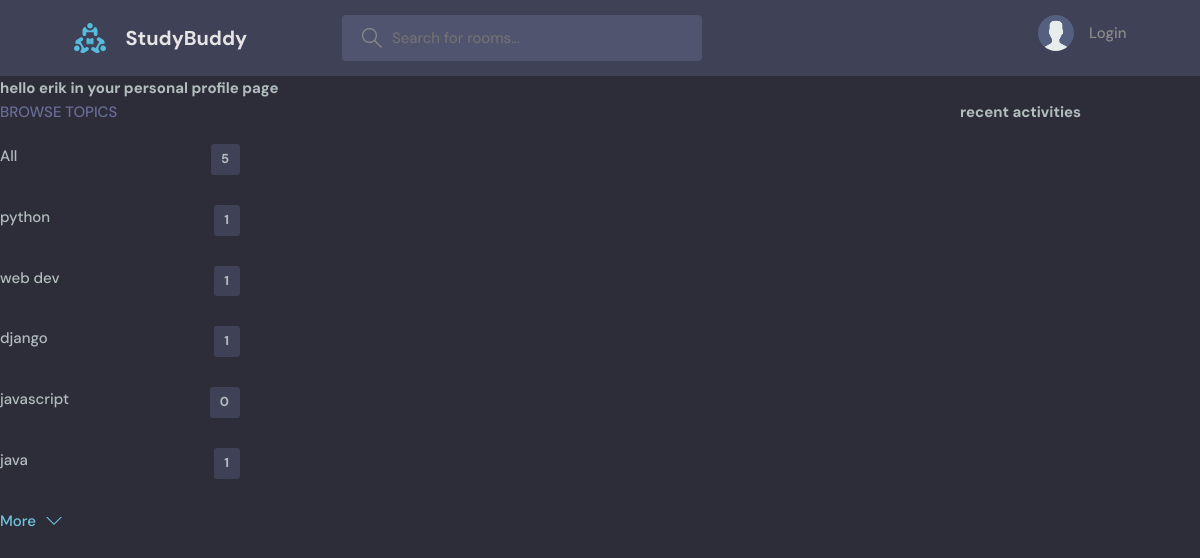
/userProfile/4/, run on an earlier commit of the app's database.
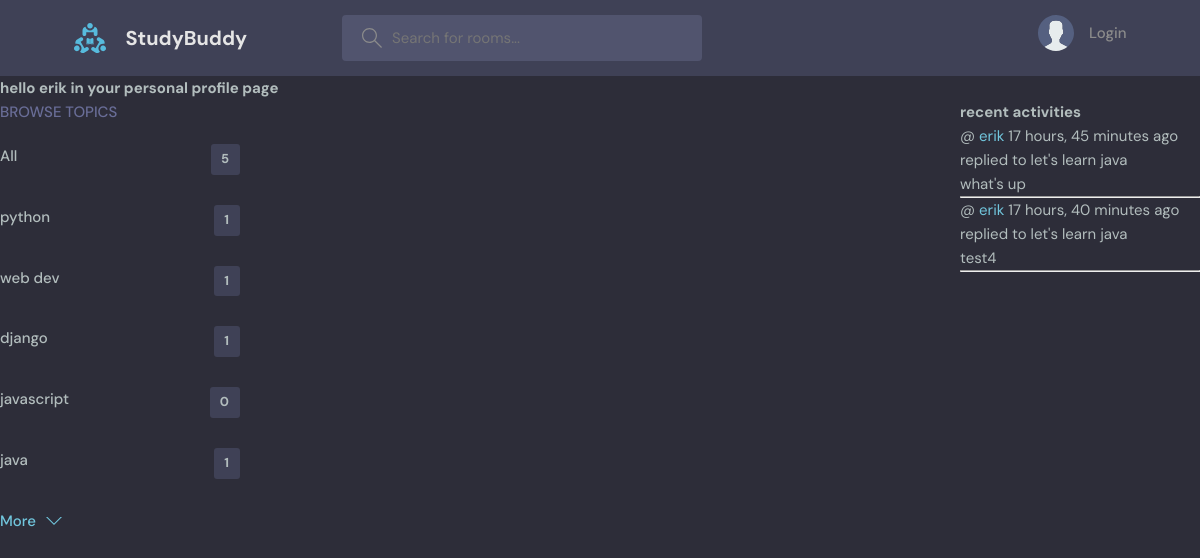
And on a later commit of the database.
### base/models.py (models this page shows, shortened)
class Topic(models.Model):
    name=models.CharField(max_length=200)

class Message(models.Model):
    room=models.ForeignKey(Room,on_delete=models.CASCADE)
    body=models.TextField()
    user=models.ForeignKey(User,on_delete=models.CASCADE)
    updated=models.DateTimeField(auto_now=True)
    created=models.DateTimeField(auto_now_add=True)
    def __str__(self):
        return self.body[0:50]

class Room(models.Model):
    host=models.ForeignKey(User,on_delete=models.SET_NULL,null=True)
    name=models.CharField(max_length=200)
    topic=models.ForeignKey(Topic,on_delete=models.SET_NULL,null=True)
    participants=models.ManyToManyField(User,related_name='participants',blank=True)
    description=models.TextField(null=True,blank=True)
    updated=models.DateTimeField(auto_now=True)
    created=models.DateTimeField(auto_now_add=True)
    def __str__(self):
        return self.name
    class Meta:
        ordering=['-updated','-created']

### base/views.py (the view)
# urls.py: path('userProfile/<str:pk>/',views.userProfile,name='userprofile')
def userProfile(request,pk):
    user=User.objects.get(id=pk)
    rooms=user.room_set.all()
    room_messages=user.message_set.all()
    topics=Topic.objects.all()
    context={'user':user,'rooms':rooms,'room_messages':room_messages,'topics':topics}
    return render(request,'base/profile.html',context)

### base/templates/base/profile.html (shortened to what this page needs)
{% extends "main.html" %}
{% block content  %}
<h1>hello {{user.username}} in your personal profile page</h1>
<div class="profile-container">
    <div>
        {% include "base/topics_component.html" %}
    </div>
    <div>
    </div>
    <div>
        {%include 'base/activity_component.html'%}
    </div>
</div>
{% endblock content  %}

### templates/main.html (shortened to what this page needs)
<!DOCTYPE html>
<html lang="en">
    {%load static%}
  <head>
    <link rel="stylesheet" href="{% static 'styles/style.css'%}" />
  </head>
  <body>
{% include "navbar.html" %}
{% block content %}
    {% endblock content %}
  </body>
</html>

### templates/navbar.html (shortened to what this page needs)
{% load static %}
<header class="header header--loggedIn">
      <div class="container">
        <a href="{%url 'home'%}" class="header__logo">
          <img src="{%static 'images/logo.svg'%}" />
          <h1>StudyBuddy</h1>
        </a>
        <form class="header__search" method="GET" action="{% url 'home'%}">
          <label>
            <input placeholder="Search for rooms..." name="q" />
          </label>
        </form>
        <nav class="header__menu">
    {% if request.user.is_authenticated %}
          <div class="header__user">
            <a href="profile.html">
              <div class="avatar avatar--medium active">
                <img src="https://randomuser.me/api/portraits/men/37.jpg" />
              </div>
              <p>{{request.user.username}} <span>{{request.user.username}}</span></p>
            </a>
            <button class="dropdown-button">
              <svg version="1.1" xmlns="http://www.w3.org/2000/svg" width="32" height="32" viewBox="0 0 32 32">
                <title>chevron-down</title>
                <path d="M16 21l-13-13h-3l16 16 16-16h-3l-13 13z"></path>
              </svg>
            </button>
          </div>
          {% else %}
          <a href="{%url 'login'%}">
           <img src="{%static 'images/avatar.svg'%}" alt="image">
           <p>Login</p></a>
          {% endif %}
        </nav>
    </div>
</header>

### base/templates/base/topics_component.html
<div class="topics">
          <div class="topics__header">
            <h2>Browse Topics</h2>
          </div>
          <ul class="topics__list">
            <li><a href="{% url 'home' %}">All <span>{{topics.count}}</span></a> </li>
        {% for topic in topics%}
        <li>
            <a href="{% url 'home' %}?q={{topic.name}}">{{topic.name}} <span>{{topic.room_set.all.count}}</span></a>
        </li>
        {% endfor%}
          </ul>
          <a class="btn btn--link" href="topics.html">
            More
            <svg version="1.1" xmlns="http://www.w3.org/2000/svg" width="32" height="32" viewBox="0 0 32 32">
              <title>chevron-down</title>
              <path d="M16 21l-13-13h-3l16 16 16-16h-3l-13 13z"></path>
            </svg>
          </a>
        </div>

### base/templates/base/activity_component.html
<h3>recent activities</h3>
        <div>
            <div>
            {%for message in room_messages%}
        <div>
            <small>@ <a href="{%url 'userprofile' message.user.id %}">{{message.user}}</a>  {{message.created|timesince}} ago
              {% if request.user == message.user  %}<a href="{% url 'deleteMessage' message.id %}">delete my message</a> {% endif %}   </small>
            <small>replied to {{message.room}}</small>
            <p>{{message}}</p>
        </div>
        <hr>
        {% endfor %}
        </div>
        </div>

### static/styles/style.css (style rules this page uses)
:root { --color-main: #71c6dd; --color-main-light: #e1f6fb; --color-dark: #3f4156; --color-dark-medium: #51546e; --color-dark-light: #696d97; --color-light: #e5e5e5; --color-gray: #8b8b8b; --color-light-gray: #b2bdbd; --color-bg: #2d2d39; --color-success: #5dd693; --color-error: #fc4b0b; }
* { font-family: "DM Sans", -apple-system, BlinkMacSystemFont, "Segoe UI", Roboto, Oxygen, Ubuntu, Cantarell, "Open Sans", "Helvetica Neue", sans-serif; margin: 0; padding: 0; box-sizing: border-box; text-rendering: optimizeLegibility; font-size: inherit; }
html { font-size: 56.25%; }
@media only screen and (min-width: 1200px) { html { font-size: 62.5%; } }
body { line-height: 1.6; font-weight: 400; font-size: 1.5rem; color: var(--color-light-gray); background-color: var(--color-bg); min-height: 100vh; }
img { width: 100%; }
a { display: inline-block; color: var(--color-main); text-decoration: none; }
.container { max-width: 120rem; width: 90%; margin: auto; }
.btn { background-color: transparent; border: none; display: inline-flex; align-items: center; gap: 1rem; cursor: pointer; transition: all ease-in-out 0.3s; padding: 1rem 2rem; border-radius: 5px; box-shadow: 1px 1px 3px 1px rgba(0, 0, 0, 0.15); font-weight: 500; }
.btn--link { border-radius: 0; padding: 0; color: var(--color-main); box-shadow: none; }
.btn > svg { fill: currentColor; width: 1.6rem; height: 1.6rem; }
.header { padding: 1.5rem; background-color: var(--color-dark); }
.header > .container { display: flex; gap: 9.5rem; }
.header__logo, .header__user { display: flex; gap: 2rem; align-items: center; }
.header__logo > img { height: 3.2rem; width: 3.2rem; }
.header__logo > h1 { font-weight: 700; font-size: 2rem; color: var(--color-light); }
.header__search > label { background-color: var(--color-dark-medium); padding: 1.3rem 1rem; display: flex; align-items: center; gap: 1rem; border-radius: 4px; }
.header__search svg { fill: var(--color-gray); width: 2rem; height: 2rem; margin-left: 1rem; }
.header__search input { width: 30rem; background: transparent; border: none; outline: none; color: var(--color-light); }
.header__menu { margin-left: auto; position: relative; }
.header__menu a { display: flex; gap: 1.5rem; align-items: center; font-weight: 500; text-decoration: none; color: var(--color-gray); }
.header__menu img { height: 3.6rem; }
.header__menu p { line-height: 1.2; }
.topics__header { margin-bottom: 2rem; }
.topics__header h2 { text-transform: uppercase; font-weight: 500; color: var(--color-dark-light); }
.topics__list { list-style: none; }
.topics__list li a { display: flex; justify-content: space-between; margin-bottom: 3rem; font-weight: 500; color: var(--color-light-gray); transition: all 0.3s ease-in-out; }
.topics__list li a span { padding: 0.5rem 1rem; background-color: var(--color-dark); border-radius: 3px; font-size: 1.3rem; font-weight: 700; letter-spacing: 1px; }

### base/templates/base/profile.html (style rules this page uses)
.profile-container { display:grid; grid-template-columns:1fr 3fr 1fr; }

What changed in the data, as far as the page shows it:
added Message: user "erik", created "17 hours, 45 minutes", room "let's learn java", body "what's up"
added Message: user "erik", created "17 hours, 40 minutes", room "let's learn java", body "test4"
